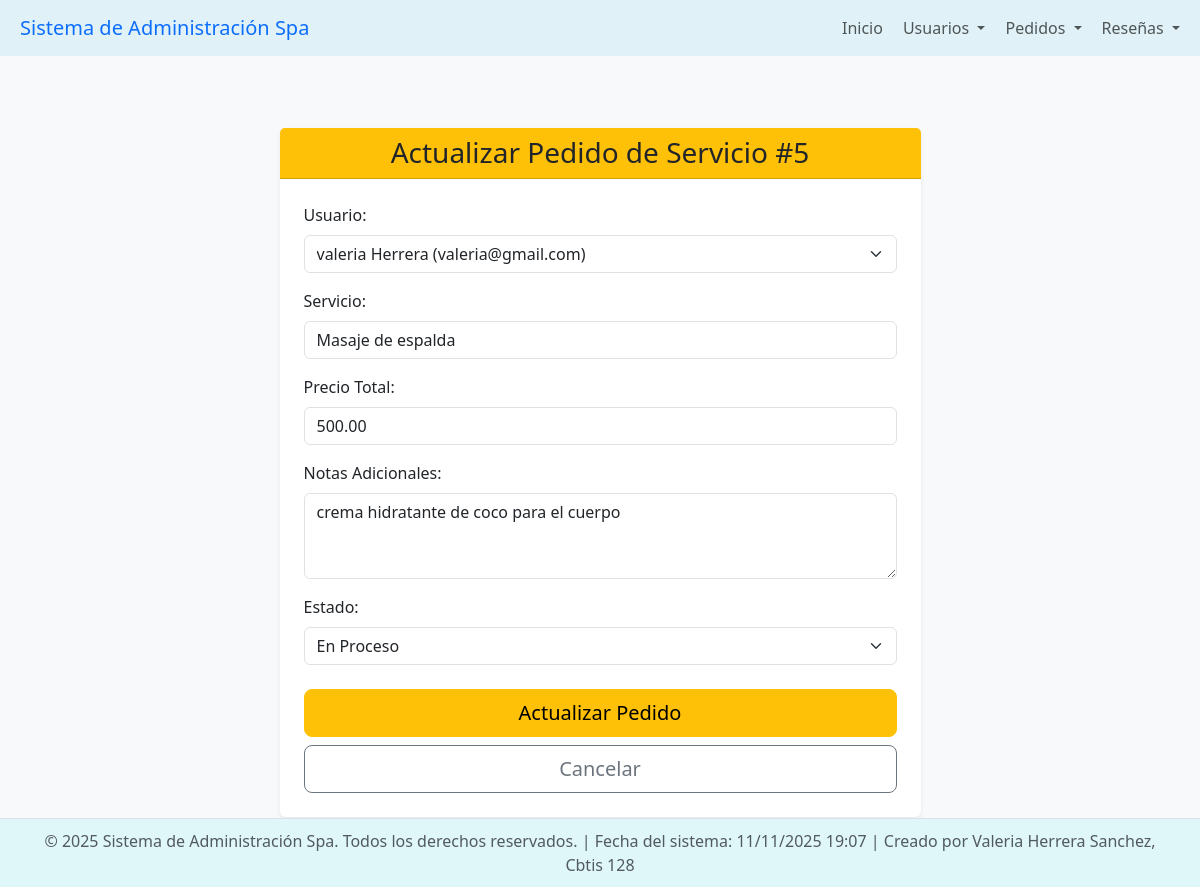
Screenshot of /pedidos/actualizar/5/ with the database file from the repository.
### app_Spa/models.py (models this page shows, shortened)
class Pedidos(models.Model):
    id_pedido = models.AutoField(primary_key=True, unique=True)
    usuario = models.ForeignKey(
        Usuarios,
        on_delete=models.CASCADE,
        related_name="pedidos"
    )
    fecha_pedido = models.DateTimeField(auto_now_add=True)
    servicio = models.CharField(max_length=100)
    precio_total = models.DecimalField(max_digits=8, decimal_places=2)
    notas_adicionales = models.TextField(blank=True, null=True)
    estado = models.CharField(
        max_length=50,
        default="pendiente",
        choices=[
            ("pendiente", "Pendiente"),
            ("en_proceso", "En Proceso"),
            ("completado", "Completado"),
            ("cancelado", "Cancelado"),
        ]
    )

class Usuarios(models.Model):
    id_usuario = models.AutoField(primary_key=True)
    nombre_completo = models.CharField(max_length=100)
    correo = models.EmailField(unique=True, max_length=250)
    telefono = models.CharField(max_length=15)
    direccion = models.CharField(max_length=200)
    fecha_registro = models.DateTimeField(auto_now_add=True)
    activo = models.BooleanField(default=True)

### app_Spa/views.py (the view, shortened to what this page needs)
# urls.py: path('pedidos/actualizar/<int:id_pedido>/', views.actualizar_pedidos, name='actualizar_pedidos'),
def actualizar_pedidos(request, id_pedido):
    pedido = get_object_or_404(Pedidos, pk=id_pedido)
    usuarios = Usuarios.objects.all() # Necesitamos los usuarios para el ForeignKey
    return render(request, 'pedidos/actualizar_pedidos.html', {'pedido': pedido, 'usuarios': usuarios})

### app_Spa/templates/pedidos/actualizar_pedidos.html (shortened to what this page needs)
{% extends 'base.html' %}
{% load static %}
{% block content %}
<div class="row justify-content-center mt-5">
    <div class="col-md-8 col-lg-7">
        <div class="card shadow-sm border-0">
            <div class="card-header bg-warning text-dark text-center">
                <h3 class="mb-0">Actualizar Pedido de Servicio #{{ pedido.id_pedido }}</h3>
            </div>
            <div class="card-body p-4">
                <form method="post">
                    <div class="mb-3">
                        <label for="usuario" class="form-label">Usuario:</label>
                        <select class="form-select" id="usuario" name="usuario" required>
                            {% for user in usuarios %}
                                <option value="{{ user.id_usuario }}" {% if user == pedido.usuario %}selected{% endif %}>
                                    {{ user.nombre_completo }} ({{ user.correo }})
                                </option>
                            {% endfor %}
                        </select>
                    </div>
                    <div class="mb-3">
                        <label for="servicio" class="form-label">Servicio:</label>
                        <input type="text" class="form-control" id="servicio" name="servicio" value="{{ pedido.servicio }}" required>
                    </div>
                    <div class="mb-3">
                        <label for="precio_total" class="form-label">Precio Total:</label>
                        <input type="number" step="0.01" class="form-control" id="precio_total" name="precio_total" value="{{ pedido.precio_total|floatformat:2 }}" required>
                    </div>
                    <div class="mb-3">
                        <label for="notas_adicionales" class="form-label">Notas Adicionales:</label>
                        <textarea class="form-control" id="notas_adicionales" name="notas_adicionales" rows="3">{{ pedido.notas_adicionales }}</textarea>
                    </div>
                    <div class="mb-3">
                        <label for="estado" class="form-label">Estado:</label>
                        <select class="form-select" id="estado" name="estado" required>
                            <option value="en_proceso" {% if pedido.estado == 'en_proceso' %}selected{% endif %}>En Proceso</option>
                        </select>
                    </div>
                    <div class="d-grid gap-2 mt-4">
                        <button type="submit" class="btn btn-warning btn-lg">Actualizar Pedido</button>
                        <a href="{% url 'ver_pedidos' %}" class="btn btn-outline-secondary btn-lg">Cancelar</a>
                    </div>
                </form>
            </div>
        </div>
    </div>
</div>
{% endblock %}

### app_Spa/templates/base.html (style rules this page uses)
body { display: flex; flex-direction: column; min-height: 100vh; background-color: #f8f9fa; }
:root { --primary-light: #e0f7fa; --secondary-light: #fce4ec; --text-dark: #343a40; --accent-blue: #81d4fa; }

### rows the page displays
Pedidos: id_pedido "5", usuario "valeria Herrera (valeria@gmail.com)", servicio "Masaje de espalda", precio_total "500.00", notas_adicionales "crema hidratante de coco para el cuerpo", estado "En Proceso"
